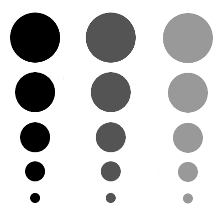
#> input picture notebooks/disks.png, 223 x 213 px
$ jupyter execute tv.ipynb   (shell and % lines are left out)
#> lines starting #> are read from the running program, lines starting #| are printed output that depends on the picture
[cell 1]
from IPython.core.display import display, HTML
display(HTML("<style>.container { width:100% !important; }</style>"))

[cell 2]
import numpy as np
import matplotlib.pyplot as plt
import skimage as ski
import scipy.sparse
import time

[cell 3]
# [29 lines left out: function imnoise, not called in this run]

[cell 4]
def forward_differences(M,N):
    row = np.arange(0,M*N)
    dat = np.ones(M*N)
    col = np.arange(0,M*N).reshape(M,N)
    col_xp = np.hstack([col[:,1:], col[:,-1:]])
    col_yp = np.vstack([col[1:,:], col[-1:,:]])

    FD1 = scipy.sparse.coo_matrix((dat, (row, col_xp.flatten())), shape=(M*N, M*N))- \
          scipy.sparse.coo_matrix((dat, (row, col.flatten())), shape=(M*N, M*N))

    FD2 = scipy.sparse.coo_matrix((dat, (row, col_yp.flatten())), shape=(M*N, M*N))- \
          scipy.sparse.coo_matrix((dat, (row, col.flatten())), shape=(M*N, M*N))

    FD = scipy.sparse.vstack([FD1, FD2])

    return FD

[cell 5]
def l22(u,f):
    return 0.5*np.sum((u-f)**2)

def l1(u,f):
    return np.sum(np.abs(u-f))

def entropy(u,f):
    return np.sum(u-f*np.log(u))

def inpaint(u,f):
    return 0.0

def prox_l22(u, f, tau):
    return (u + tau*f)/(1+tau)

def prox_l1(u, f, tau):
    return f + np.maximum(0.0, np.abs(u-f)-tau)*np.sign(u-f)

def prox_entropy(u, f, tau):
    return (u-tau+np.sqrt((tau-u)**2 + 4*tau*f))/2.0

def prox_inpaint(u, f, idx):
    u[idx] = f[idx]
    return u

def proj_inf_l2(p, tau):
    # size must be (K,N), l2 over K, inf over N
    norm_p = np.sqrt(np.sum(p**2, axis=0, keepdims=True))
    p /= np.maximum(1, norm_p/tau)
    return p

def proj_inf(p, tau):
    return np.clip(p, -tau, tau)

[cell 6]
def tv_pd(f, dataterm=1, lamb=1.0, maxit=1000, check=100, verbose=0):
    # implementation with sparse matrix
    # dataterm: 1 ... l_2^2, 2 ... l_1, 3 ... entropy, 4 ... inpainting

#> called with dataterm = 1, lamb = 4, maxit = 1000, check = 100, verbose = 1
    M,N = f.shape
#> M = 213; N = 223
    f = f.reshape(M*N)
    u = np.zeros(M*N)

    # dual variable
    p = np.zeros(M*N*2)

    # make nabla operator
    D = forward_differences(M,N)

    # primal and dual step size
    # tau * sigma * L^2 = 1
    L = np.sqrt(8)
    tau = 1/L
    sigma = 1/tau/L**2
    theta = 1.0

    if dataterm == 4:
        idx = ~np.isnan(f)

    t0 = time.time()
    for it in range(0,maxit):

        # remeber old
        ui = u.copy()

        # primal update
        u -= tau*(D.T@p)

        # proximal maps
        if dataterm == 1:
            u = prox_l22(u,f,tau)

        if dataterm == 2:
            u = prox_l1(u,f,tau)

        if dataterm == 3:
            u = prox_entropy(u,f,tau)

        if dataterm == 4:
            u = prox_inpaint(u,f,idx)

        # overrelaxation
        ui = u + theta*(u-ui)

        if dataterm == 1:
            theta = 1/np.sqrt(1+tau)
            sigma = sigma/theta;
            tau = tau*theta;

        # dual update
        p += sigma*(D@ui)

        # projection
        p = p.reshape(2,M*N)
        p = proj_inf_l2(p, lamb)
        p = p.reshape(2*M*N)

        if verbose > 0:
            if it%check == check-1:
                TV = np.sum(np.sqrt(np.sum(((D@u).reshape(2,M*N))**2, axis=0)))

                if dataterm == 1:
                    DT = l22(u,f)
                elif dataterm == 2:
                    DT = l1(u,f)
                elif dataterm == 3:
                    DT = entropy(u,f)
                elif dataterm == 4:
                    DT = inpaint(u,f)

                E = lamb*TV + DT

                print("iter = ", it,
                      ", tau = ", "{:.3f}".format(tau),
                      ", sigma = ", "{:.3f}".format(sigma),
                      ", time = ", "{:.3f}".format(time.time()-t0),
                      ", TV = ", "{:.3f}".format(TV),
                      end="\r")
#> after the loop, sigma = 62.69; tau = 0.00199

    return u.reshape(M,N)
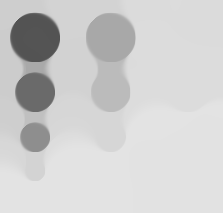
#> returned value: shape (213, 223) float64; min 0.329, max 0.893, mean 0.812

[cell 7]
# Load image
#g = ski.io.imread("watercastle.png")/255.0

# Add noise to the image
# noise: 1 ... Gaussian, 2 ... S&P, 3 ... Gamma, 4 ... Inpainting
#noise=1
#f = imnoise(g, noise=noise)

g = ski.io.imread("disks.png")/255.0
f = g.copy()
noise=1

[cell 8]
# Solve the TV model
# dataterm: 1 ... l_2^2, 2 ... l_1, 3 ... entropy, 4 ... inpainting

lamb_tv = 4.0
u_tv = tv_pd(f, dataterm=noise, lamb=lamb_tv, verbose=1)

plt.figure(1, figsize=(10,5))
#> (this line was passed over: IPython is not available in this run)

plt.subplot(121)
#> (this line was passed over: IPython is not available in this run)
plt.imshow(f, cmap="gray")
#> (this line was passed over: IPython is not available in this run)

plt.subplot(122)
#> (this line was passed over: IPython is not available in this run)
plt.imshow(u_tv, cmap="gray")
#> (this line was passed over: IPython is not available in this run)
